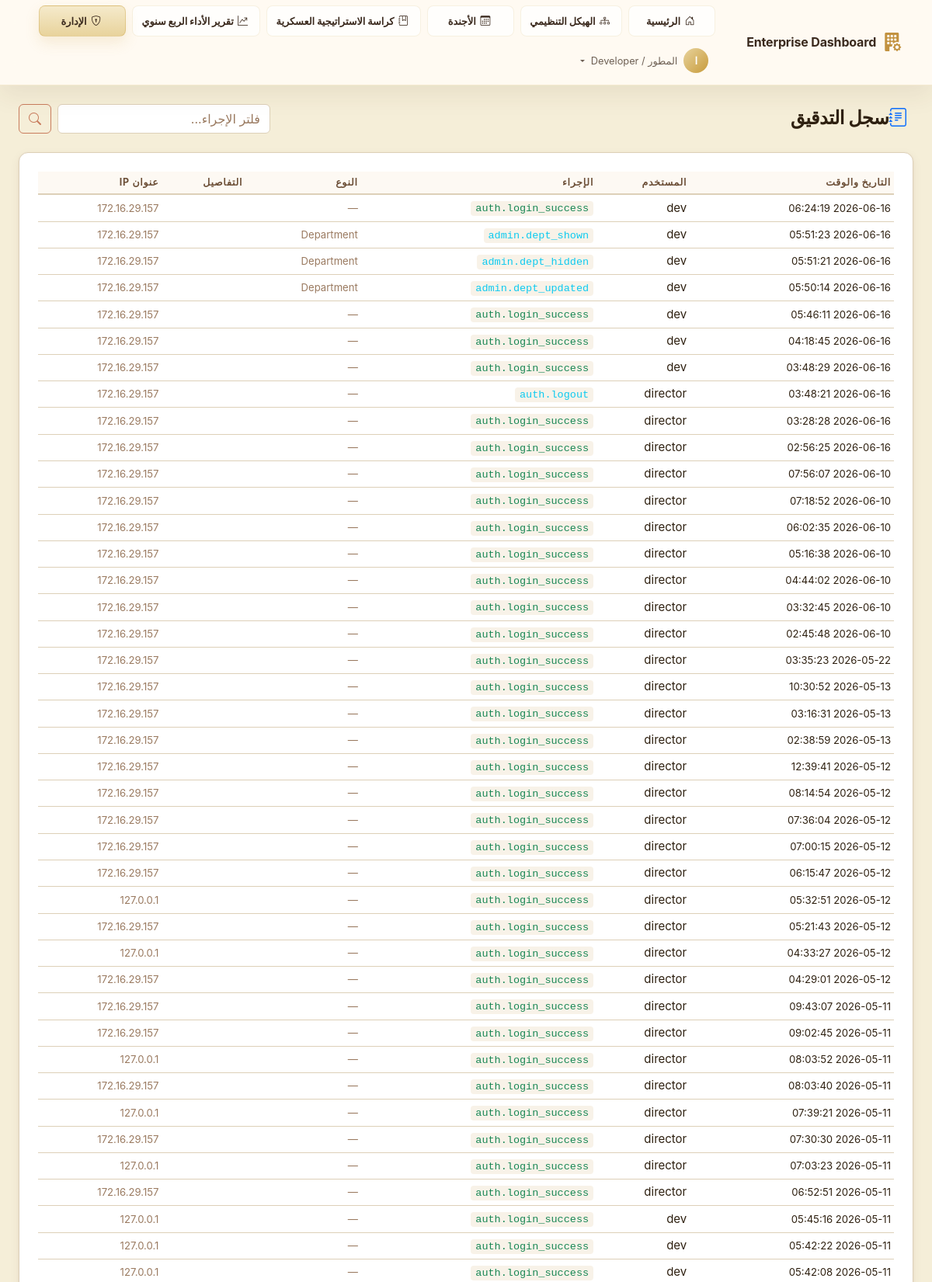
/admin/audit-log (signed in, upper part), run on the app's committed database.
### app/models/user.py (models this page shows, shortened)
class User(UserMixin, db.Model):
    __tablename__ = 'users'
    id              = db.Column(db.String(36), primary_key=True, default=lambda: str(uuid.uuid4()))
    ldap_dn         = db.Column(db.String(255), unique=True, nullable=True)
    username        = db.Column(db.String(80),  unique=True, nullable=False, index=True)
    email           = db.Column(db.String(120), nullable=False)
    full_name       = db.Column(db.String(120), nullable=False)
    password_hash   = db.Column(db.String(255), nullable=True)  # Only for sim mode
    is_ldap_user    = db.Column(db.Boolean, default=True)
    is_active       = db.Column(db.Boolean, default=True)
    role_id         = db.Column(db.Integer, db.ForeignKey('roles.id'), nullable=True)
    department_id   = db.Column(db.Integer, db.ForeignKey('departments.id'), nullable=True)
    failed_logins     = db.Column(db.Integer, default=0)
    locked_until      = db.Column(db.DateTime, nullable=True)
    created_at  = db.Column(db.DateTime, default=datetime.utcnow)
    updated_at  = db.Column(db.DateTime, default=datetime.utcnow, onupdate=datetime.utcnow)
    last_login  = db.Column(db.DateTime, nullable=True)
    role       = db.relationship('Role', back_populates='users')
    department = db.relationship('Department', back_populates='users')
    audit_logs = db.relationship('AuditLog', back_populates='user', lazy='dynamic',
                                 foreign_keys='AuditLog.user_id')
    @property
    def is_authenticated(self) -> bool:
        return True
    def has_permission(self, required_level: int) -> bool:
        if not self.role:
            return False
        return self.role.permission_level >= required_level
    @property
    def permission_level(self) -> int:
        return self.role.permission_level if self.role else 0
    def can_admin(self) -> bool:
        return self.permission_level >= 80  # Deputy and above
    @classmethod
    def get_by_id(cls, user_id: str) -> Optional['User']:
        return cls.query.get(user_id)

### app/models/audit.py (models this page shows, shortened)
class AuditLog(db.Model):
    __tablename__ = 'audit_log'
    id            = db.Column(db.String(36), primary_key=True, default=lambda: str(uuid.uuid4()))
    user_id       = db.Column(db.String(36), db.ForeignKey('users.id'), nullable=True)
    username      = db.Column(db.String(80),  nullable=False, default='anonymous')  # Snapshot
    action        = db.Column(db.String(100), nullable=False)
    resource_type = db.Column(db.String(60),  nullable=True)
    resource_id   = db.Column(db.String(36),  nullable=True)
    details       = db.Column(db.Text, nullable=True)   # JSON string for old/new values
    ip_address    = db.Column(db.String(45),  nullable=True)
    user_agent    = db.Column(db.String(255), nullable=True)
    timestamp     = db.Column(db.DateTime, default=datetime.utcnow, index=True)
    user = db.relationship('User', back_populates='audit_logs', foreign_keys=[user_id])

### app/admin/routes.py (the view)
@admin_bp.route('/audit-log')
@login_required
@require_permission(PERMISSIONS['SECRETARY'])
def audit_log():
    page   = request.args.get('page', 1, type=int)
    action = request.args.get('action', '')
    query  = AuditLog.query.order_by(AuditLog.timestamp.desc())
    if action:
        query = query.filter(AuditLog.action.contains(action))
    logs = query.paginate(page=page, per_page=50, error_out=False)
    return render_template('admin/audit_log.html',
                           logs=logs,
                           action_filter=action,
                           page_title='سجل التدقيق')

### app/__init__.py (called while the page is built)
def _register_extensions(app: Flask) -> None:
    db.init_app(app)
    login_manager.init_app(app)
    csrf.init_app(app)
    login_manager.login_view          = 'auth.login'
    login_manager.login_message       = 'Please sign in to access this page.'
    login_manager.login_message_category = 'warning'
    login_manager.session_protection  = 'strong'
    @login_manager.user_loader
    def load_user(user_id: str):
        from app.models.user import User
        return User.get_by_id(user_id)

def _register_context_processors(app: Flask) -> None:
    from datetime import datetime
    from app.models.role import PERMISSIONS
    @app.context_processor
    def inject_globals():
        return {
            'PERMISSIONS': PERMISSIONS,
            'now':         datetime.utcnow,
            'app_name':    app.config.get('APP_NAME', 'Enterprise Dashboard'),
        }

### app/templates/admin/audit_log.html (shortened to what this page needs)
{% extends "base.html" %}
{% block content %}
<div class="container-fluid px-4 py-4">
    <div class="d-flex align-items-center justify-content-between mb-4">
        <h1 class="page-title mb-0"><i class="bi bi-journal-text text-primary me-2"></i>سجل التدقيق</h1>
        <form method="GET" class="d-flex gap-2">
            <input type="text" name="action" class="form-control glass-input" placeholder="فلتر الإجراء..."
                value="{{ action_filter }}">
            <button type="submit" class="btn btn-outline-primary"><i class="bi bi-search"></i></button>
        </form>
    </div>
    <div class="section-card glass-card">
        <div class="table-responsive">
            <table class="table table-dark table-hover table-sm align-middle mb-0">
                <thead>
                    <tr>
                        <th>التاريخ والوقت</th>
                        <th>المستخدم</th>
                        <th>الإجراء</th>
                        <th>النوع</th>
                        <th>التفاصيل</th>
                        <th>عنوان IP</th>
                    </tr>
                </thead>
                <tbody>
                    {% for log in logs.items %}
                    <tr>
                        <td><small>{{ log.timestamp.strftime('%Y-%m-%d %H:%M:%S') }}</small></td>
                        <td>{{ log.username }}</td>
                        <td>
                            <code
                                class="{% if 'login_failed' in log.action or 'rejected' in log.action or 'deleted' in log.action %}text-danger{% elif 'login_success' in log.action or 'approved' in log.action %}text-success{% else %}text-info{% endif %}">
                {{ log.action }}
              </code>
                        </td>
                        <td><small class="text-muted">{{ log.resource_type or '—' }}</small></td>
                        <td><small class="text-muted">{{ (log.details or '')[:50] }}</small></td>
                        <td><small class="text-muted">{{ log.ip_address or '—' }}</small></td>
                    </tr>
                    {% else %}
                    <tr>
                        <td colspan="6" class="text-center text-muted py-4">لا توجد سجلات</td>
                    </tr>
                    {% endfor %}
                </tbody>
            </table>
        </div>
    </div>
</div>
{% endblock %}

### app/templates/base.html (shortened to what this page needs)
<!DOCTYPE html>
<html lang="ar" dir="rtl">
<head>
  <link rel="stylesheet" href="{{ url_for('static', filename='css/bootstrap.min.css') }}">
  <link rel="stylesheet" href="{{ url_for('static', filename='css/bootstrap-icons.css') }}">
  <link rel="stylesheet" href="{{ url_for('static', filename='css/custom.css') }}">
</head>
<body class="{% block body_class %}app-body{% endblock %}">
  {% block body %}
  <nav class="navbar navbar-dark navbar-expand-lg app-navbar" id="mainNav">
    <div class="container-fluid px-4">
      <a class="navbar-brand d-flex align-items-center gap-2" href="{{ url_for('dashboard.index') }}">
        <i class="bi bi-building-fill-gear fs-4 text-primary-glow"></i>
        <span class="fw-bold">{{ app_name }}</span>
      </a>
      <div class="collapse navbar-collapse" id="navbarMain">
        <ul class="navbar-nav ms-auto align-items-center gap-2 main-nav-menu">
          <li class="nav-item">
            <a class="nav-link primary-nav-link {% if request.endpoint == 'dashboard.index' %}active{% endif %}"
              href="{{ url_for('dashboard.index') }}">
              <i class="bi bi-house-door me-1"></i>الرئيسية
            </a>
          </li>
          <li class="nav-item">
            <a class="nav-link primary-nav-link {% if request.endpoint == 'dashboard.org_structure' %}active{% endif %}"
              href="{{ url_for('dashboard.org_structure') }}">
              <i class="bi bi-diagram-3 me-1"></i>الهيكل التنظيمي
            </a>
          </li>
          <li class="nav-item">
            <a class="nav-link primary-nav-link {% if request.endpoint == 'dashboard.agenda' %}active{% endif %}"
              href="{{ url_for('dashboard.agenda') }}">
              <i class="bi bi-calendar3 me-1"></i>الأجندة
            </a>
          </li>
          <li class="nav-item">
            <a class="nav-link primary-nav-link {% if request.endpoint == 'dashboard.strategy_booklet' %}active{% endif %}"
              href="{{ url_for('dashboard.strategy_booklet') }}">
              <i class="bi bi-journal-bookmark me-1"></i>كراسة الاستراتيجية العسكرية
            </a>
          </li>
          <li class="nav-item">
            <a class="nav-link primary-nav-link {% if request.endpoint == 'dashboard.quarterly_performance' %}active{% endif %}"
              href="{{ url_for('dashboard.quarterly_performance') }}">
              <i class="bi bi-graph-up-arrow me-1"></i>تقرير الأداء الربع سنوي
            </a>
          </li>
          {% if current_user.is_authenticated %}
          {% if current_user.can_admin() %}
          <li class="nav-item">
            <a class="nav-link primary-nav-link {% if request.endpoint and request.endpoint.startswith('admin') %}active{% endif %}"
              href="{{ url_for('admin.users') }}">
              <i class="bi bi-shield-lock me-1"></i>الإدارة
            </a>
          </li>
          {% endif %}
          <li class="nav-item dropdown">
            <a class="nav-link dropdown-toggle d-flex align-items-center gap-2" href="#" role="button"
              data-bs-toggle="dropdown">
              <span class="avatar-circle">{{ current_user.full_name[0]|upper }}</span>
              <span class="d-none d-md-inline">{{ current_user.full_name }}</span>
            </a>
          </li>
          {% endif %}
        </ul>
      </div>
    </div>
  </nav>
  <main class="main-content">
    {% block content %}{% endblock %}
  </main>
  {% endblock %}
</body>
</html>

### data on the page
User: full_name "ا", full_name "المطور / Developer"
AuditLog: timestamp "2026-06-16 06:24:19", username "dev", action "auth.login_success", resource_type "—", ip_address "172.16.29.157"
AuditLog: timestamp "2026-06-16 05:51:23", username "dev", action "admin.dept_shown", resource_type "Department", ip_address "172.16.29.157"
AuditLog: timestamp "2026-06-16 05:51:21", username "dev", action "admin.dept_hidden", resource_type "Department", ip_address "172.16.29.157"
AuditLog: timestamp "2026-06-16 05:50:14", username "dev", action "admin.dept_updated", resource_type "Department", ip_address "172.16.29.157"
AuditLog: timestamp "2026-06-16 05:46:11", username "dev", action "auth.login_success", resource_type "—", ip_address "172.16.29.157"
AuditLog: timestamp "2026-06-16 04:18:45", username "dev", action "auth.login_success", resource_type "—", ip_address "172.16.29.157"
AuditLog: timestamp "2026-06-16 03:48:29", username "dev", action "auth.login_success", resource_type "—", ip_address "172.16.29.157"
AuditLog: timestamp "2026-06-16 03:48:21", username "director", action "auth.logout", resource_type "—", ip_address "172.16.29.157"
AuditLog: timestamp "2026-06-16 03:28:28", username "director", action "auth.login_success", resource_type "—", ip_address "172.16.29.157"
AuditLog: timestamp "2026-06-16 02:56:25", username "director", action "auth.login_success", resource_type "—", ip_address "172.16.29.157"
AuditLog: timestamp "2026-06-10 07:56:07", username "director", action "auth.login_success", resource_type "—", ip_address "172.16.29.157"
AuditLog: timestamp "2026-06-10 07:18:52", username "director", action "auth.login_success", resource_type "—", ip_address "172.16.29.157"
AuditLog: timestamp "2026-06-10 06:02:35", username "director", action "auth.login_success", resource_type "—", ip_address "172.16.29.157"
AuditLog: timestamp "2026-06-10 05:16:38", username "director", action "auth.login_success", resource_type "—", ip_address "172.16.29.157"
AuditLog: timestamp "2026-06-10 04:44:02", username "director", action "auth.login_success", resource_type "—", ip_address "172.16.29.157"
AuditLog: timestamp "2026-06-10 03:32:45", username "director", action "auth.login_success", resource_type "—", ip_address "172.16.29.157"
AuditLog: timestamp "2026-06-10 02:45:48", username "director", action "auth.login_success", resource_type "—", ip_address "172.16.29.157"
AuditLog: timestamp "2026-05-22 03:35:23", username "director", action "auth.login_success", resource_type "—", ip_address "172.16.29.157"
AuditLog: timestamp "2026-05-13 10:30:52", username "director", action "auth.login_success", resource_type "—", ip_address "172.16.29.157"
AuditLog: timestamp "2026-05-13 03:16:31", username "director", action "auth.login_success", resource_type "—", ip_address "172.16.29.157"
AuditLog: timestamp "2026-05-13 02:38:59", username "director", action "auth.login_success", resource_type "—", ip_address "172.16.29.157"
AuditLog: timestamp "2026-05-12 12:39:41", username "director", action "auth.login_success", resource_type "—", ip_address "172.16.29.157"
AuditLog: timestamp "2026-05-12 08:14:54", username "director", action "auth.login_success", resource_type "—", ip_address "172.16.29.157"
AuditLog: timestamp "2026-05-12 07:36:04", username "director", action "auth.login_success", resource_type "—", ip_address "172.16.29.157"
AuditLog: timestamp "2026-05-12 07:00:15", username "director", action "auth.login_success", resource_type "—", ip_address "172.16.29.157"
AuditLog: timestamp "2026-05-12 06:15:47", username "director", action "auth.login_success", resource_type "—", ip_address "172.16.29.157"
AuditLog: timestamp "2026-05-12 05:32:51", username "director", action "auth.login_success", resource_type "—", ip_address "127.0.0.1"
AuditLog: timestamp "2026-05-12 05:21:43", username "director", action "auth.login_success", resource_type "—", ip_address "172.16.29.157"
AuditLog: timestamp "2026-05-12 04:33:27", username "director", action "auth.login_success", resource_type "—", ip_address "127.0.0.1"
AuditLog: timestamp "2026-05-12 04:29:01", username "director", action "auth.login_success", resource_type "—", ip_address "172.16.29.157"
AuditLog: timestamp "2026-05-11 09:43:07", username "director", action "auth.login_success", resource_type "—", ip_address "172.16.29.157"
AuditLog: timestamp "2026-05-11 09:02:45", username "director", action "auth.login_success", resource_type "—", ip_address "172.16.29.157"
AuditLog: timestamp "2026-05-11 08:03:52", username "director", action "auth.login_success", resource_type "—", ip_address "127.0.0.1"
AuditLog: timestamp "2026-05-11 08:03:40", username "director", action "auth.login_success", resource_type "—", ip_address "172.16.29.157"
AuditLog: timestamp "2026-05-11 07:39:21", username "director", action "auth.login_success", resource_type "—", ip_address "127.0.0.1"
AuditLog: timestamp "2026-05-11 07:30:30", username "director", action "auth.login_success", resource_type "—", ip_address "172.16.29.157"
AuditLog: timestamp "2026-05-11 07:03:23", username "director", action "auth.login_success", resource_type "—", ip_address "127.0.0.1"
AuditLog: timestamp "2026-05-11 06:52:51", username "director", action "auth.login_success", resource_type "—", ip_address "172.16.29.157"
AuditLog: timestamp "2026-05-11 05:45:16", username "dev", action "auth.login_success", resource_type "—", ip_address "127.0.0.1"
AuditLog: timestamp "2026-05-11 05:42:22", username "dev", action "auth.login_success", resource_type "—", ip_address "127.0.0.1"
AuditLog: timestamp "2026-05-11 05:42:08", username "dev", action "auth.login_success", resource_type "—", ip_address "127.0.0.1"

### other printed values
{{ app_name }} "Enterprise Dashboard"
